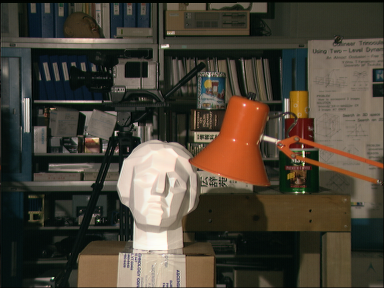
#> input picture data/lamp0.png, 384 x 288 px
$ python main.py
#> lines starting #> are read from the running program, lines starting #| are printed output that depends on the picture
import cv2
import numpy as np
import math
import time

#functions
def distance(x1,y1,x2,y2):
    # returns the z associated to point w, x1,y1 and x2,y2 are projection of w on cameras 1 and 2
    return abs(x1-x2)
    # [8 lines of commented-out code are left out]

def mapper2(v,mn,mx):
    # maps values [mn mx] => [0 255]
    return 255*(v-mn)/(mx-mn)

def mapper(v,t):
    # maps values [1 100] => [0 255]
    return 255*(v-min(min(t)))/(sum(max(t))/len(max(t))-min(min(t)))
    # return 255*(v-min(min(t)))/(max(max(t))-min(min(t)))
    # return 255*(v-min(t))/(max(t)-min(t))

def distanceGrayScale(x1,y1,img1,x2,y2,img2):
    # distance between x1,y in img1 and x2,y2 in img2
    err=0.0
    for i in range(0,hWindow):
        for j in range(0,wWindow):
            if (y1-i//2>=0 and x1-j//2>=0 and y2-i//2>=0 and x2-j//2>=0) and (y1-i//2<hl and x1-j//2<wl and y2-i//2<hr and x2-j//2<wr):
                err+=math.pow(int(img1[y1-i//2,x1-j//2])-int(img2[y2-i//2,x2-j//2]),2)
            pass
    return math.sqrt(err)

def distanceColor(x1,y1,img1,x2,y2,img2):
    # distance between x1,y in img1 and x2,y2 in img2
    err=0.0
    for i in range(0,hWindow):
        for j in range(0,wWindow):
            if (y1-i//2>=0 and x1-j//2>=0 and y2-i//2>=0 and x2-j//2>=0) and (y1-i//2<hl and x1-j//2<wl and y2-i//2<hr and x2-j//2<wr):
    ### sum of absolute value
    #             err+=(
    #                     abs(int(img1[y1-i//2,x1-j//2][0])-int(img2[y2-i//2,x2-j//2][0]))+
    #                     abs(int(img1[y1-i//2,x1-j//2][1])-int(img2[y2-i//2,x2-j//2][1]))+
    #                     abs(int(img1[y1-i//2,x1-j//2][2])-int(img2[y2-i//2,x2-j//2][2]))
    #                 )
    # return err
    ### end sum of absolute value
    ### sum square difference
                err+=(
                        abs(int(img1[y1-i//2,x1-j//2][0])-int(img2[y2-i//2,x2-j//2][0]))+
                        abs(int(img1[y1-i//2,x1-j//2][1])-int(img2[y2-i//2,x2-j//2][1]))+
                        abs(int(img1[y1-i//2,x1-j//2][2])-int(img2[y2-i//2,x2-j//2][2]))
                    )
    return math.sqrt(err)
    ### end sum square difference
    ### sum cross-correlation
    #             err+=(
    #                     int(img1[y1-i//2,x1-j//2][0])*int(img2[y2-i//2,x2-j//2][0])+
    #                     int(img1[y1-i//2,x1-j//2][1])*int(img2[y2-i//2,x2-j//2][1])+
    #                     int(img1[y1-i//2,x1-j//2][2])*int(img2[y2-i//2,x2-j//2][2])
    #                 )
    # return err
    ### end sum cross-correlation
    ### sum normal-correlation
    #             err+=(
    #                     int(img1[y1-i//2,x1-j//2][0])*int(img2[y2-i//2,x2-j//2][0])+
    #                     int(img1[y1-i//2,x1-j//2][1])*int(img2[y2-i//2,x2-j//2][1])+
    #                     int(img1[y1-i//2,x1-j//2][2])*int(img2[y2-i//2,x2-j//2][2])
    #                 )
    # return err/math.sqrt(err)
    ### end sum normal-correlation

def lissage(img):
    # smoothes the results to remove useless noise
    # res=img.copy()
    # h,w,a=np.shape(img)
    # apply medianBlur
    # img = cv2.medianBlur(img,5)
    # apply gaussian blur
    img = cv2.blur(img,(5,5))
    # KMEANS
    Z = img.reshape((-1,3))
    # convert to np.float32
    Z = np.float32(Z)
    # define criteria, number of clusters(K) and apply kmeans()
    criteria = (cv2.TERM_CRITERIA_EPS + cv2.TERM_CRITERIA_MAX_ITER, 10, 1.0)
    ret,label,center=cv2.kmeans(Z,K,None,criteria,10,cv2.KMEANS_RANDOM_CENTERS)
    # Now convert back into uint8, and make original image
    center = np.uint8(center)
    res = center[label.flatten()]
    res2 = res.reshape((img.shape))
    return res2

def bestCorrespondingBlock(x,y,img1,img2):
    # best corresponding block in img2 for pixel x,y from img1
    minim=99999
    xmin,ymin=x,y
    d=max(0,x-bestCorrespondingBlockSearchIntervalLeft)
    f=min(wr,x+bestCorrespondingBlockSearchIntervalRight)
    for j in range(d,f,bestCorrespondingBlockSearchStep):
        d=distanceColor(x,y,img1,j,y,img2)
        # print(str(d)+' '+str(x)+' '+str(j))
        if d<minim:# and abs(x-j)<20:
            minim=d
            xmin,ymin=j,y
    return xmin,ymin

# les images l=left et r=right
# l='data/0h.png'
# r='data/1h.png'
l='data/lamp0.png'
r='data/lamp1.png'

#init (here begins the progrm)
iml = cv2.imread(l)#,cv2.IMREAD_GRAYSCALE)
#> iml is the input picture: shape (288, 384, 3); mean B, G, R 55.3, 67.6, 74.7
imr = cv2.imread(r)#,cv2.IMREAD_GRAYSCALE)
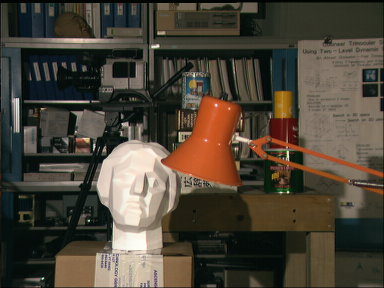
#> input picture data/lamp1.png, 384 x 288 px
#> imr is the input picture: shape (288, 384, 3); mean B, G, R 55.6, 68.2, 75.9
hl,wl,a=np.shape(iml)
#> hl = 288; wl = 384; a = 3
hr,wr,a=np.shape(imr)
#> hr = 288; wr = 384
# window size
wWindow,hWindow=6,6
# best corresponding block search interval left and right
# depends on how much the camera moved in the images
bestCorrespondingBlockSearchIntervalLeft=30
bestCorrespondingBlockSearchIntervalRight=0
# best corresponding block search step
bestCorrespondingBlockSearchStep=5
# image pixels loop step
imgStep=4
# K for kmeans clusterring
K=5

print('________________________________________')
start_time = time.time()
d=distanceColor(18,0,iml,0,0,imr)
#> after the loop in distanceColor, `for i in range(0,hWindow):`: err = 16
#> d = 4
print('err='+str(d))
#| err=4.0
x,y=bestCorrespondingBlock(142,83,iml,imr)
#> the loop in bestCorrespondingBlock, `for j in range(d,f,bestCorrespondingBlockSearchStep):` made 6 passes
#> (d, minim) on pass 1: (65.02, 65.02)
#> d on passes 2 to 6: 67.14, 66.93, 70.63, 70.6, 67.38
#> after the loop in bestCorrespondingBlock, `for j in range(d,f,bestCorrespondingBlockSearchStep):`: minim = 65.02; xmin = 112; ymin = 83
#> x = 112; y = 83
print('bestCorrespondingBlock : x= '+str(x)+', y= '+str(y))
#| bestCorrespondingBlock : x= 112, y= 83
#
yy=60
t=[]
ti=[]
for i in range(0,hl,imgStep):
    ti=[]
    for j in range(0,wl,imgStep):
        x,y=bestCorrespondingBlock(j,i,iml,imr)
        # print('bestCorrespondingBlock ['+str(j)+','+str(i)+'] => ['+str(x)+','+str(y)+']')
        z=distance(j,i,x,y)
        ti.append(z)
        # print('z= '+str(z))
    t.append(ti.copy())
#> this loop made 72 passes
t2=t.copy()
mn=min(min(t))
mx=max(max(t))
# mx=sum(max(t))/len(max(t))
for i in range(0,hl//imgStep,1):
    for j in range(0,wl//imgStep,1):
        # t2[i][j]=mapper(t[i][j],t)
        t2[i][j]=mapper2(t[i][j],mn,mx)

for i in range(0,hl//imgStep,1):
    for j in range(0,wl//imgStep,1):
        # print('x= '+str(i)+', z= '+str(t2[i][j]))
        for ii in range(i*imgStep,i*imgStep+imgStep):
            for jj in range(j*imgStep,j*imgStep+imgStep):
                iml[ii][jj]=[t2[i][j],t2[i][j],t2[i][j]]
#> this loop made 72 passes
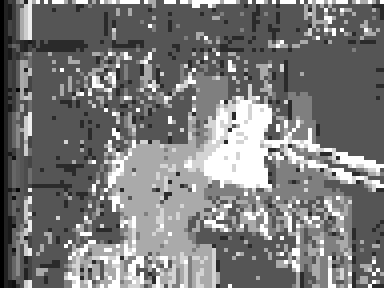
#> iml: shape (288, 384, 3); min 0, max 255, mean 121.4

iml=lissage(iml)
#> in lissage, `img = cv2.blur(img,(5,5))`:
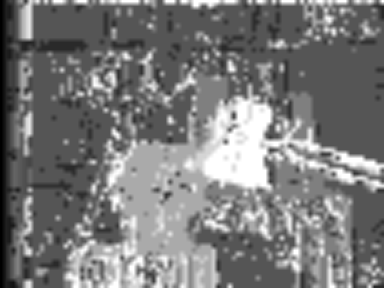
#> img: shape (288, 384, 3); min 0, max 255, mean 121.4
#> in lissage, `res2 = res.reshape((img.shape))`:
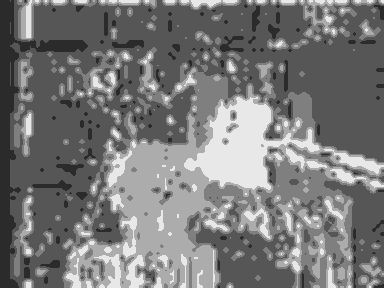
#> res2: shape (288, 384, 3); min 43, max 232, mean 121.3

cv2.imwrite('left.png',iml)
#print(t2)
#
print("--- %s seconds ---" % (time.time() - start_time))
print('________________________________________')

cv2.namedWindow('image : '+l)
cv2.imshow('image : '+l,iml)
cv2.waitKey()
cv2.destroyAllWindows()
